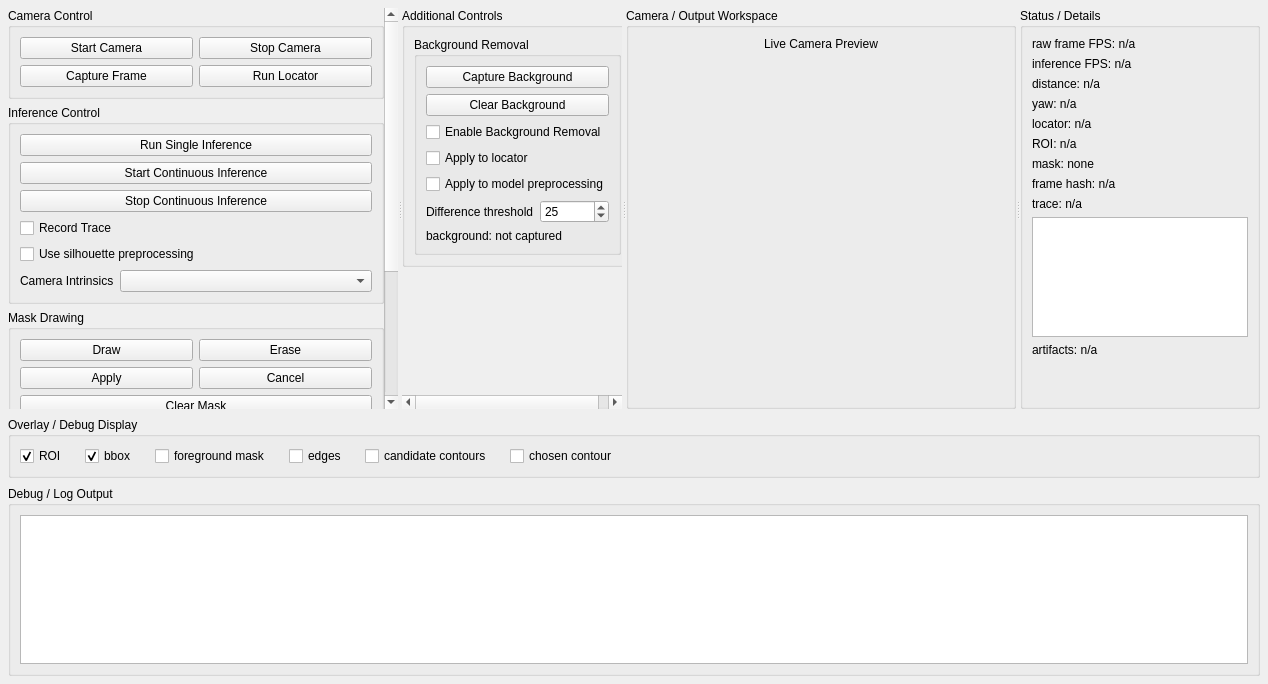
<?xml version="1.0" encoding="UTF-8"?>
<ui version="4.0">
 <class>LiveMainWindowRoot</class>
 <widget class="QWidget" name="liveMainWindowRoot">
  <property name="windowTitle">
   <string>Live Defender Inference v0.3</string>
  </property>
  <layout class="QVBoxLayout" name="rootLayout">
   <property name="spacing">
    <number>8</number>
   </property>
   <property name="leftMargin">
    <number>8</number>
   </property>
   <property name="topMargin">
    <number>8</number>
   </property>
   <property name="rightMargin">
    <number>8</number>
   </property>
   <property name="bottomMargin">
    <number>8</number>
   </property>
   <item>
    <widget class="QSplitter" name="topWorkspaceSplitter">
     <property name="orientation">
      <enum>Qt::Horizontal</enum>
     </property>
     <property name="childrenCollapsible">
      <bool>false</bool>
     </property>
     <widget class="QScrollArea" name="controlsScrollArea">
      <property name="minimumSize">
       <size>
        <width>390</width>
        <height>0</height>
       </size>
      </property>
      <property name="maximumSize">
       <size>
        <width>480</width>
        <height>16777215</height>
       </size>
      </property>
      <property name="frameShape">
       <enum>QFrame::NoFrame</enum>
      </property>
      <property name="widgetResizable">
       <bool>true</bool>
      </property>
      <widget class="QWidget" name="controlColumn">
       <property name="geometry">
        <rect>
         <x>0</x>
         <y>0</y>
         <width>410</width>
         <height>620</height>
        </rect>
       </property>
       <layout class="QVBoxLayout" name="controlLayout">
        <property name="spacing">
         <number>6</number>
        </property>
        <property name="leftMargin">
         <number>0</number>
        </property>
        <property name="topMargin">
         <number>0</number>
        </property>
        <property name="rightMargin">
         <number>0</number>
        </property>
        <property name="bottomMargin">
         <number>0</number>
        </property>
        <item>
         <widget class="QGroupBox" name="cameraControlGroup">
          <property name="title">
           <string>Camera Control</string>
          </property>
          <layout class="QGridLayout" name="cameraControlLayout">
           <property name="horizontalSpacing">
            <number>6</number>
           </property>
           <property name="verticalSpacing">
            <number>6</number>
           </property>
           <item row="0" column="0">
            <widget class="QPushButton" name="startCameraButton">
             <property name="text">
              <string>Start Camera</string>
             </property>
            </widget>
           </item>
           <item row="0" column="1">
            <widget class="QPushButton" name="stopCameraButton">
             <property name="text">
              <string>Stop Camera</string>
             </property>
            </widget>
           </item>
           <item row="1" column="0">
            <widget class="QPushButton" name="captureFrameButton">
             <property name="text">
              <string>Capture Frame</string>
             </property>
            </widget>
           </item>
           <item row="1" column="1">
            <widget class="QPushButton" name="runLocatorButton">
             <property name="text">
              <string>Run Locator</string>
             </property>
            </widget>
           </item>
          </layout>
         </widget>
        </item>
        <item>
         <widget class="QGroupBox" name="inferenceControlGroup">
          <property name="title">
           <string>Inference Control</string>
          </property>
          <layout class="QVBoxLayout" name="inferenceControlLayout">
           <property name="spacing">
            <number>6</number>
           </property>
           <item>
            <layout class="QGridLayout" name="inferenceButtonLayout">
             <property name="horizontalSpacing">
              <number>6</number>
             </property>
             <property name="verticalSpacing">
              <number>6</number>
             </property>
             <item row="0" column="0">
              <widget class="QPushButton" name="runSingleInferenceButton">
               <property name="text">
                <string>Run Single Inference</string>
               </property>
              </widget>
             </item>
             <item row="1" column="0">
              <widget class="QPushButton" name="startContinuousButton">
               <property name="text">
                <string>Start Continuous Inference</string>
               </property>
              </widget>
             </item>
             <item row="2" column="0">
              <widget class="QPushButton" name="stopContinuousButton">
               <property name="text">
                <string>Stop Continuous Inference</string>
               </property>
              </widget>
             </item>
            </layout>
           </item>
           <item>
            <widget class="QCheckBox" name="recordTraceCheckBox">
             <property name="text">
              <string>Record Trace</string>
             </property>
            </widget>
           </item>
           <item>
            <widget class="QCheckBox" name="useSilhouettePreprocessingCheckBox">
             <property name="text">
              <string>Use silhouette preprocessing</string>
             </property>
            </widget>
           </item>
           <item>
            <layout class="QFormLayout" name="cameraIntrinsicsLayout">
             <property name="fieldGrowthPolicy">
              <enum>QFormLayout::AllNonFixedFieldsGrow</enum>
             </property>
             <item row="0" column="0">
              <widget class="QLabel" name="cameraIntrinsicsModeLabel">
               <property name="text">
                <string>Camera Intrinsics</string>
               </property>
              </widget>
             </item>
             <item row="0" column="1">
              <widget class="QComboBox" name="cameraIntrinsicsModeComboBox"/>
             </item>
            </layout>
           </item>
          </layout>
         </widget>
        </item>
        <item>
         <widget class="QGroupBox" name="drawMaskGroup">
          <property name="title">
           <string>Mask Drawing</string>
          </property>
          <layout class="QVBoxLayout" name="drawMaskLayout">
           <property name="spacing">
            <number>4</number>
           </property>
           <item>
            <layout class="QGridLayout" name="drawMaskButtonLayout">
             <property name="horizontalSpacing">
              <number>6</number>
             </property>
             <property name="verticalSpacing">
              <number>6</number>
             </property>
             <item row="0" column="0">
              <widget class="QPushButton" name="drawMaskButton">
               <property name="text">
                <string>Draw</string>
               </property>
              </widget>
             </item>
             <item row="0" column="1">
              <widget class="QPushButton" name="eraseMaskButton">
               <property name="text">
                <string>Erase</string>
               </property>
              </widget>
             </item>
             <item row="1" column="0">
              <widget class="QPushButton" name="applyMaskButton">
               <property name="text">
                <string>Apply</string>
               </property>
              </widget>
             </item>
             <item row="1" column="1">
              <widget class="QPushButton" name="cancelMaskButton">
               <property name="text">
                <string>Cancel</string>
               </property>
              </widget>
             </item>
             <item row="2" column="0" colspan="2">
              <widget class="QPushButton" name="clearMaskButton">
               <property name="text">
                <string>Clear Mask</string>
               </property>
              </widget>
             </item>
            </layout>
           </item>
           <item>
            <layout class="QFormLayout" name="drawMaskOptionsLayout">
             <property name="fieldGrowthPolicy">
              <enum>QFormLayout::AllNonFixedFieldsGrow</enum>
             </property>
             <item row="0" column="0">
              <widget class="QLabel" name="maskBrushSizeLabel">
               <property name="text">
                <string>Brush</string>
               </property>
              </widget>
             </item>
             <item row="0" column="1">
              <widget class="QSpinBox" name="maskBrushSizeSpinBox">
               <property name="minimum">
                <number>1</number>
               </property>
               <property name="maximum">
                <number>1000</number>
               </property>
               <property name="value">
                <number>100</number>
               </property>
              </widget>
             </item>
            </layout>
           </item>
           <item>
            <widget class="QCheckBox" name="maskFillWhiteCheckBox">
             <property name="text">
              <string>Inference fill white</string>
             </property>
             <property name="checked">
              <bool>true</bool>
             </property>
            </widget>
           </item>
          </layout>
         </widget>
        </item>
        <item>
         <widget class="QGroupBox" name="locatorParamsGroup">
          <property name="title">
           <string>Locator Parameters</string>
          </property>
          <layout class="QFormLayout" name="locatorParamsLayout">
           <property name="fieldGrowthPolicy">
            <enum>QFormLayout::AllNonFixedFieldsGrow</enum>
           </property>
           <item row="0" column="0">
            <widget class="QLabel" name="minAreaLabel">
             <property name="text">
              <string>Min area</string>
             </property>
            </widget>
           </item>
           <item row="0" column="1">
            <widget class="QSpinBox" name="minForegroundAreaSpinBox">
             <property name="maximum">
              <number>1000000</number>
             </property>
             <property name="value">
              <number>250</number>
             </property>
            </widget>
           </item>
           <item row="1" column="0">
            <widget class="QLabel" name="cannyLowLabel">
             <property name="text">
              <string>Canny low</string>
             </property>
            </widget>
           </item>
           <item row="1" column="1">
            <widget class="QSpinBox" name="cannyLowSpinBox">
             <property name="maximum">
              <number>255</number>
             </property>
             <property name="value">
              <number>40</number>
             </property>
            </widget>
           </item>
           <item row="2" column="0">
            <widget class="QLabel" name="cannyHighLabel">
             <property name="text">
              <string>Canny high</string>
             </property>
            </widget>
           </item>
           <item row="2" column="1">
            <widget class="QSpinBox" name="cannyHighSpinBox">
             <property name="maximum">
              <number>255</number>
             </property>
             <property name="value">
              <number>120</number>
             </property>
            </widget>
           </item>
          </layout>
         </widget>
        </item>
        <item>
         <spacer name="controlSpacer">
          <property name="orientation">
           <enum>Qt::Vertical</enum>
          </property>
          <property name="sizeHint" stdset="0">
           <size>
            <width>20</width>
            <height>20</height>
           </size>
          </property>
         </spacer>
        </item>
       </layout>
      </widget>
     </widget>
     <widget class="QScrollArea" name="intermediateControlsScrollArea">
      <property name="minimumSize">
       <size>
        <width>220</width>
        <height>0</height>
       </size>
      </property>
      <property name="maximumSize">
       <size>
        <width>340</width>
        <height>16777215</height>
       </size>
      </property>
      <property name="frameShape">
       <enum>QFrame::NoFrame</enum>
      </property>
      <property name="widgetResizable">
       <bool>true</bool>
      </property>
      <widget class="QWidget" name="intermediateControlsColumn">
       <property name="geometry">
        <rect>
         <x>0</x>
         <y>0</y>
         <width>260</width>
         <height>620</height>
        </rect>
       </property>
       <layout class="QVBoxLayout" name="intermediateControlsLayout">
        <property name="spacing">
         <number>6</number>
        </property>
        <property name="leftMargin">
         <number>0</number>
        </property>
        <property name="topMargin">
         <number>0</number>
        </property>
        <property name="rightMargin">
         <number>0</number>
        </property>
        <property name="bottomMargin">
         <number>0</number>
        </property>
        <item>
         <widget class="QGroupBox" name="additionalControlsGroup">
          <property name="title">
           <string>Additional Controls</string>
          </property>
          <layout class="QVBoxLayout" name="additionalControlsLayout">
           <property name="spacing">
            <number>8</number>
           </property>
           <item>
            <widget class="QGroupBox" name="backgroundRemovalGroup">
             <property name="title">
              <string>Background Removal</string>
             </property>
             <layout class="QGridLayout" name="backgroundRemovalLayout">
              <property name="horizontalSpacing">
               <number>6</number>
              </property>
              <property name="verticalSpacing">
               <number>6</number>
              </property>
              <item row="0" column="0" colspan="2">
               <widget class="QPushButton" name="captureBackgroundButton">
                <property name="text">
                 <string>Capture Background</string>
                </property>
               </widget>
              </item>
              <item row="1" column="0" colspan="2">
               <widget class="QPushButton" name="clearBackgroundButton">
                <property name="text">
                 <string>Clear Background</string>
                </property>
               </widget>
              </item>
              <item row="2" column="0" colspan="2">
               <widget class="QCheckBox" name="enableBackgroundRemovalCheckBox">
                <property name="text">
                 <string>Enable Background Removal</string>
                </property>
               </widget>
              </item>
              <item row="3" column="0" colspan="2">
               <widget class="QCheckBox" name="applyBackgroundRemovalToLocatorCheckBox">
                <property name="text">
                 <string>Apply to locator</string>
                </property>
               </widget>
              </item>
              <item row="4" column="0" colspan="2">
               <widget class="QCheckBox" name="applyBackgroundRemovalToModelPreprocessingCheckBox">
                <property name="text">
                 <string>Apply to model preprocessing</string>
                </property>
               </widget>
              </item>
              <item row="5" column="0">
               <widget class="QLabel" name="backgroundThresholdLabel">
                <property name="text">
                 <string>Difference threshold</string>
                </property>
               </widget>
              </item>
              <item row="5" column="1">
               <widget class="QSpinBox" name="backgroundThresholdSpinBox">
                <property name="maximum">
                 <number>255</number>
                </property>
                <property name="value">
                 <number>25</number>
                </property>
               </widget>
              </item>
              <item row="6" column="0" colspan="2">
               <widget class="QLabel" name="backgroundRemovalStatusValue">
                <property name="text">
                 <string>background: not captured</string>
                </property>
                <property name="wordWrap">
                 <bool>true</bool>
                </property>
               </widget>
              </item>
             </layout>
            </widget>
           </item>
          </layout>
         </widget>
        </item>
        <item>
         <spacer name="intermediateControlsSpacer">
          <property name="orientation">
           <enum>Qt::Vertical</enum>
          </property>
          <property name="sizeHint" stdset="0">
           <size>
            <width>20</width>
            <height>20</height>
           </size>
          </property>
         </spacer>
        </item>
       </layout>
      </widget>
     </widget>
     <widget class="QWidget" name="visualColumn">
      <property name="minimumSize">
       <size>
        <width>390</width>
        <height>0</height>
       </size>
      </property>
      <layout class="QVBoxLayout" name="visualLayout">
       <property name="spacing">
        <number>6</number>
       </property>
       <property name="leftMargin">
        <number>0</number>
       </property>
       <property name="topMargin">
        <number>0</number>
       </property>
       <property name="rightMargin">
        <number>0</number>
       </property>
       <property name="bottomMargin">
        <number>0</number>
       </property>
       <item>
        <widget class="QGroupBox" name="cameraOutputGroup">
         <property name="sizePolicy">
          <sizepolicy hsizetype="Expanding" vsizetype="Expanding">
           <horstretch>0</horstretch>
           <verstretch>1</verstretch>
          </sizepolicy>
         </property>
         <property name="title">
          <string>Camera / Output Workspace</string>
         </property>
         <layout class="QVBoxLayout" name="cameraOutputLayout">
          <property name="spacing">
           <number>6</number>
          </property>
          <item>
           <widget class="QLabel" name="livePreviewTitleLabel">
            <property name="alignment">
             <set>Qt::AlignCenter</set>
            </property>
            <property name="text">
             <string>Live Camera Preview</string>
            </property>
           </widget>
          </item>
          <item>
           <widget class="FramePreviewWidget" name="mainPreviewWidget">
            <property name="sizePolicy">
             <sizepolicy hsizetype="Expanding" vsizetype="Expanding">
              <horstretch>0</horstretch>
              <verstretch>1</verstretch>
             </sizepolicy>
            </property>
            <property name="minimumSize">
             <size>
              <width>360</width>
              <height>270</height>
             </size>
            </property>
           </widget>
          </item>
         </layout>
        </widget>
       </item>
      </layout>
     </widget>
     <widget class="QWidget" name="statusColumn">
      <property name="minimumSize">
       <size>
        <width>240</width>
        <height>0</height>
       </size>
      </property>
      <property name="maximumSize">
       <size>
        <width>340</width>
        <height>16777215</height>
       </size>
      </property>
      <layout class="QVBoxLayout" name="statusOuterLayout">
       <property name="spacing">
        <number>6</number>
       </property>
       <property name="leftMargin">
        <number>0</number>
       </property>
       <property name="topMargin">
        <number>0</number>
       </property>
       <property name="rightMargin">
        <number>0</number>
       </property>
       <property name="bottomMargin">
        <number>0</number>
       </property>
       <item>
        <widget class="QGroupBox" name="statusDetailsGroup">
         <property name="title">
          <string>Status / Details</string>
         </property>
         <layout class="QVBoxLayout" name="statusLayout">
          <property name="spacing">
           <number>6</number>
          </property>
          <item>
           <widget class="QLabel" name="cameraFpsValue">
            <property name="text">
             <string>raw frame FPS: n/a</string>
            </property>
           </widget>
          </item>
          <item>
           <widget class="QLabel" name="inferenceFpsValue">
            <property name="text">
             <string>inference FPS: n/a</string>
            </property>
           </widget>
          </item>
          <item>
           <widget class="QLabel" name="distanceValue">
            <property name="text">
             <string>distance: n/a</string>
            </property>
           </widget>
          </item>
          <item>
           <widget class="QLabel" name="yawValue">
            <property name="text">
             <string>yaw: n/a</string>
            </property>
           </widget>
          </item>
          <item>
           <widget class="QLabel" name="locatorStatusValue">
            <property name="wordWrap">
             <bool>true</bool>
            </property>
            <property name="text">
             <string>locator: n/a</string>
            </property>
           </widget>
          </item>
          <item>
           <widget class="QLabel" name="roiStatusValue">
            <property name="wordWrap">
             <bool>true</bool>
            </property>
            <property name="text">
             <string>ROI: n/a</string>
            </property>
           </widget>
          </item>
          <item>
           <widget class="QLabel" name="maskStatusValue">
            <property name="wordWrap">
             <bool>true</bool>
            </property>
            <property name="text">
             <string>mask: none</string>
            </property>
           </widget>
          </item>
          <item>
           <widget class="QLabel" name="frameHashValue">
            <property name="wordWrap">
             <bool>true</bool>
            </property>
            <property name="text">
             <string>frame hash: n/a</string>
            </property>
           </widget>
          </item>
          <item>
           <widget class="QLabel" name="tracePathValue">
            <property name="wordWrap">
             <bool>true</bool>
            </property>
            <property name="text">
             <string>trace: n/a</string>
            </property>
           </widget>
          </item>
          <item>
           <widget class="QPlainTextEdit" name="warningsText">
            <property name="maximumSize">
             <size>
              <width>16777215</width>
              <height>120</height>
             </size>
            </property>
            <property name="readOnly">
             <bool>true</bool>
            </property>
            <property name="plainText">
             <string/>
            </property>
           </widget>
          </item>
          <item>
           <widget class="QLabel" name="artifactSummaryValue">
            <property name="wordWrap">
             <bool>true</bool>
            </property>
            <property name="text">
             <string>artifacts: n/a</string>
            </property>
           </widget>
          </item>
          <item>
           <spacer name="statusSpacer">
            <property name="orientation">
             <enum>Qt::Vertical</enum>
            </property>
            <property name="sizeHint" stdset="0">
             <size>
              <width>20</width>
              <height>40</height>
             </size>
            </property>
           </spacer>
          </item>
         </layout>
        </widget>
       </item>
      </layout>
     </widget>
    </widget>
   </item>
   <item>
    <widget class="QGroupBox" name="overlayDebugGroup">
     <property name="maximumSize">
      <size>
       <width>16777215</width>
       <height>75</height>
      </size>
     </property>
     <property name="title">
      <string>Overlay / Debug Display</string>
     </property>
     <layout class="QHBoxLayout" name="overlayToggleLayout">
      <property name="spacing">
       <number>18</number>
      </property>
      <item>
       <widget class="QCheckBox" name="showRoiCheckBox">
        <property name="text">
         <string>ROI</string>
        </property>
        <property name="checked">
         <bool>true</bool>
        </property>
       </widget>
      </item>
      <item>
       <widget class="QCheckBox" name="showBboxCheckBox">
        <property name="text">
         <string>bbox</string>
        </property>
        <property name="checked">
         <bool>true</bool>
        </property>
       </widget>
      </item>
      <item>
       <widget class="QCheckBox" name="showForegroundMaskCheckBox">
        <property name="text">
         <string>foreground mask</string>
        </property>
       </widget>
      </item>
      <item>
       <widget class="QCheckBox" name="showEdgesCheckBox">
        <property name="text">
         <string>edges</string>
        </property>
       </widget>
      </item>
      <item>
       <widget class="QCheckBox" name="showCandidateContoursCheckBox">
        <property name="text">
         <string>candidate contours</string>
        </property>
       </widget>
      </item>
      <item>
       <widget class="QCheckBox" name="showChosenContourCheckBox">
        <property name="text">
         <string>chosen contour</string>
        </property>
       </widget>
      </item>
      <item>
       <spacer name="overlayToggleSpacer">
        <property name="orientation">
         <enum>Qt::Horizontal</enum>
        </property>
        <property name="sizeHint" stdset="0">
         <size>
          <width>40</width>
          <height>20</height>
         </size>
        </property>
       </spacer>
      </item>
     </layout>
    </widget>
   </item>
   <item>
    <widget class="QGroupBox" name="debugLogGroup">
     <property name="maximumSize">
      <size>
       <width>16777215</width>
       <height>190</height>
      </size>
     </property>
     <property name="title">
      <string>Debug / Log Output</string>
     </property>
     <layout class="QVBoxLayout" name="debugLogLayout">
      <property name="spacing">
       <number>4</number>
      </property>
      <item>
       <widget class="QPlainTextEdit" name="logOutput">
        <property name="minimumSize">
         <size>
          <width>0</width>
          <height>100</height>
         </size>
        </property>
        <property name="maximumSize">
         <size>
          <width>16777215</width>
          <height>150</height>
         </size>
        </property>
        <property name="readOnly">
         <bool>true</bool>
        </property>
       </widget>
      </item>
     </layout>
    </widget>
   </item>
  </layout>
 </widget>
 <customwidgets>
  <customwidget>
   <class>FramePreviewWidget</class>
   <extends>QWidget</extends>
   <header>live_inference.gui.frame_preview_widget</header>
  </customwidget>
 </customwidgets>
 <resources/>
 <connections/>
</ui>
